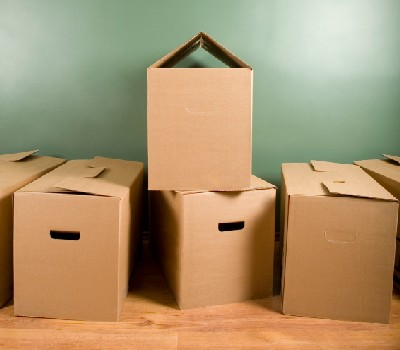
#> input picture Q6/edge4.jpg, 400 x 350 px
$ jupyter execute Paul_Airuehia_Sticks.ipynb
#> lines starting #> are read from the running program, lines starting #| are printed output that depends on the picture
### Sobel Filter Code

[cell 1]
import numpy as np # scientific computing
import matplotlib.pyplot as plt # plotting
import matplotlib.image as mpimg # reading images
from skimage.color import rgb2gray # converting rgb images to grayscale
import cv2  # computer vision library

[cell 2]
img1 = rgb2gray(mpimg.imread('edge4.jpg'))
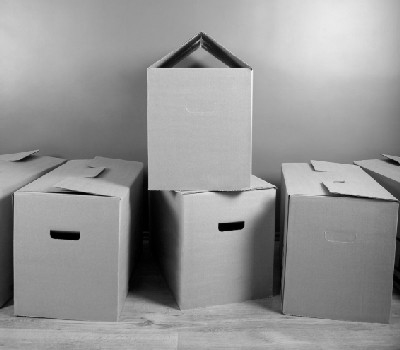
#> img1: shape (350, 400) float64; min 0, max 0.954, mean 0.587

[cell 3]
def cross_correlate2D(img, mask):
    n_r, n_c = img.shape
    # Compute row and column offsets
    mask_r, mask_c = mask.shape
    r_offset = mask_r // 2 - (mask_r % 2 == 0)
    c_offset = mask_c // 2 - (mask_c % 2 == 0)
    # Apply zero-padding
    padded_img = np.pad(img, ((r_offset, r_offset + (mask_r % 2 == 0)),
                              (c_offset, c_offset + (mask_c % 2 == 0))))
    # Perform 2D cross-correlation
    output = np.zeros((n_r, n_c))
    for row in range(r_offset, r_offset + n_r):
        for col in range(c_offset, c_offset + n_c):
            output[row - r_offset, col - c_offset] = np.sum(
                mask *
                padded_img[row - r_offset: row + r_offset + (mask_r % 2 == 0) + 1,
                           col - c_offset: col + c_offset + (mask_c % 2 == 0) + 1]
            )
    return output

[cell 4]
def sobel(img):
    mask_x = np.array([[-1, 0, 1], [-2, 0, 2], [-1, 0, 1]])
    mask_y = np.array([[1, 2, 1], [0, 0, 0], [-1, -2, -1]])
    edge_x = cross_correlate2D(img, mask_x) / 6
    edge_y = cross_correlate2D(img, mask_y) / 6
    gradient_magnitudes = np.sqrt(edge_x ** 2 + edge_y ** 2)
    gradient_magnitudes *= 255 / np.max(gradient_magnitudes)
    gradient_directions = np.arctan2(edge_y, edge_x)
    return edge_x, edge_y, gradient_magnitudes, gradient_directions

### Sticks Filter Code

[cell 5]
def getSticks(i):
    stick1 = np.array([[0, 0, 1, 0, 0],
                       [0, 0, 1, 0, 0],
                       [0, 0, 1, 0, 0],
                       [0, 0, 1, 0, 0],
                       [0, 0, 1, 0, 0]])

    stick2 = np.array([[0, 0, 0, 1, 0],
                       [0, 0, 0, 1, 0],
                       [0, 0, 1, 0, 0],
                       [0, 1, 0, 0, 0],
                       [0, 1, 0, 0, 0]])

    stick3 = np.array([[0, 0, 0, 0, 1],
                       [0, 0, 0, 1, 0],
                       [0, 0, 1, 0, 0],
                       [0, 1, 0, 0, 0],
                       [1, 0, 0, 0, 0]])

    stick4 = np.array([[0, 0, 0, 0, 0],
                       [0, 0, 0, 1, 1],
                       [0, 0, 1, 0, 0],
                       [1, 1, 0, 0, 0],
                       [0, 0, 0, 0, 0]])

    stick5 = np.array([[0, 0, 0, 0, 0],
                       [0, 0, 0, 0, 0],
                       [1, 1, 1, 1, 1],
                       [0, 0, 0, 0, 0],
                       [0, 0, 0, 0, 0]])

    stick6 = np.array([[0, 0, 0, 0, 0],
                       [1, 1, 0, 0, 0],
                       [0, 0, 1, 0, 0],
                       [0, 0, 0, 1, 1],
                       [0, 0, 0, 0, 0]])

    stick7 = np.array([[1, 0, 0, 0, 0],
                       [0, 1, 0, 0, 0],
                       [0, 0, 1, 0, 0],
                       [0, 0, 0, 1, 0],
                       [0, 0, 0, 0, 1]])

    stick8 = np.array([[0, 1, 0, 0, 0],
                       [0, 1, 0, 0, 0],
                       [0, 0, 1, 0, 0],
                       [0, 0, 0, 1, 0],
                       [0, 0, 0, 1, 0]])
    sticks = np.array([stick1, stick2, stick3, stick4, stick5, stick6, stick7, stick8])/5
    return sticks[i]

[cell 6]
def sticks_filter(image):
    # Initialize the sticks map
    n = 5
    s_i = 8

    T = np.zeros_like(image, dtype=np.float32)
    averageKernel = np.ones((n, n))/(n*n)

    # Apply the sticks filter
    for i in range(s_i):

        # Compute the average intensity of the stick and the neighboring pixels
        mu_si = cv2.filter2D(image, -1, getSticks(i))
        I_n = cv2.filter2D(image, -1, averageKernel)

        # Compute the maximum contrast response
        T = np.maximum(T, mu_si - I_n)

    return T

### Other non-related code

[cell 7]
def gaussian_blur(sigma, k=2):
    """
    Generates a Gaussian Blur Filter with shape (2k + 1, 2k + 1), with
    the specified standard deviation.
    Args:
        sigma: The standard deviation of the Gaussian Blur
        k: The parameter that determines the shape of the filter (2 by default)
    Returns:
        G: The resulting Gaussian Blur Filter
    """
    x, y = np.mgrid[-k: k + 1, -k: k + 1]
    G = np.exp(-(x ** 2 + y ** 2) / (2 * sigma ** 2)) / 2 * np.pi * sigma ** 2
    return G

def non_max_suppression(gradient_magnitudes, gradient_directions):
    """
    Implements the Non-Maximum Suppression algorithm to thin out the
    edges described as gradient magnitudes.
    Args:
        gradient_magnitudes: Edge intensities
        gradient_directions: Edge directions (angles in Radians)
    output:
        result: The processed edge intensities
    """

    #INSER YOUR CODE HERE
    output = np.zeros_like(gradient_magnitudes)
    angle = np.degrees(gradient_directions)
    angle[angle < 0] += 180  # force angles into 4 sectors

    # Apply zero-padding to the gradient_magnitudes
    gradient_magnitudes1 = np.pad(gradient_magnitudes, 1, mode='constant')

    for i in range(1, gradient_magnitudes1.shape[0]-1):
        for j in range(1, gradient_magnitudes1.shape[1]-1):
            current_angle = angle[i-1, j-1]

            if (current_angle < 22.5) or (157.5 <= current_angle <= 180):
                before = gradient_magnitudes1[i, j-1]
                after = gradient_magnitudes1[i, j+1]
            elif (22.5 <= current_angle < 67.5):
                before = gradient_magnitudes1[i+1, j-1]
                after = gradient_magnitudes1[i-1, j+1]
            elif (67.5 <= current_angle < 112.5):
                before = gradient_magnitudes1[i-1, j]
                after = gradient_magnitudes1[i+1, j]
            elif (112.5 <= current_angle < 157.5):
                before = gradient_magnitudes1[i-1, j-1]
                after = gradient_magnitudes1[i+1, j+1]
            if (gradient_magnitudes1[i,j] >= before) and (gradient_magnitudes1[i,j] >= after):
                output[i-1,j-1] = gradient_magnitudes1[i,j]

    return output

def plot_results1(result1, result2, result3, result4, figsize_, titles, save=False, cmap4='viridis', dimension_x=2, dimension_y=2):
    fig, axs = plt.subplots(dimension_x, dimension_y, figsize=figsize_)

    indicies2x2 = [(0, 0), (0, 1), (1, 0), (1, 1)]

    if dimension_x==1 and dimension_y==2:
        for i in range(2):
            axs[i].set_title(titles[i])
            axs[i].axis('off')
            axs[i].imshow([result1, result2][i], cmap='gray')
    else:
        for i in range(4):
            axs[indicies2x2[i]].set_title(titles[i])
            axs[indicies2x2[i]].axis('off')
            axs[indicies2x2[i]].imshow([result1, result2, result3, result4][i], cmap=['gray', 'gray', 'gray', cmap4][i])

    if save:
        plt.savefig(method + '_results' + img_number + '.png')
    plt.show()

### Resulting Images

[cell 8]
blurred_image = cross_correlate2D(img1, gaussian_blur(1))
_, _, gradient_magnitudes, gradient_directions = sobel(blurred_image)
#> in cross_correlate2D (call 2), `padded_img = np.pad(img, ((r_offset, r_offset + (mask_r % 2 == 0)), (c..`:
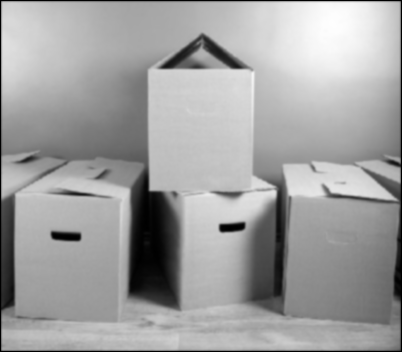
#> padded_img: shape (352, 402) float64; min 0, max 8.91, mean 5.61; drawn with min black and max white
#> after the loop in cross_correlate2D (call 2), `for row in range(r_offset, r_offset + n_r):`:
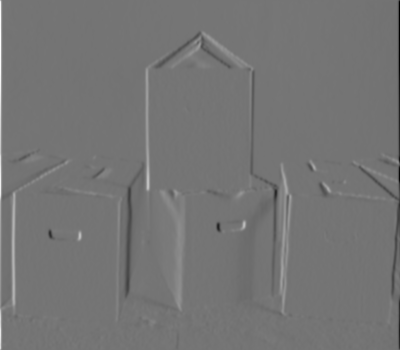
#> output: shape (350, 400) float64; min -25.14, max 29.66, mean 0; drawn with min black and max white
#> after the loop in cross_correlate2D (call 3), `for row in range(r_offset, r_offset + n_r):`:
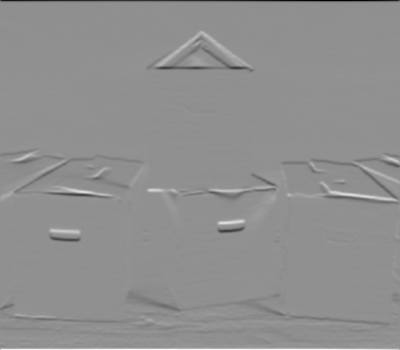
#> output: shape (350, 400) float64; min -32.69, max 25.24, mean 0; drawn with min black and max white
#> in sobel, `gradient_magnitudes = np.sqrt(edge_x ** 2 + edge_y ** 2)`:
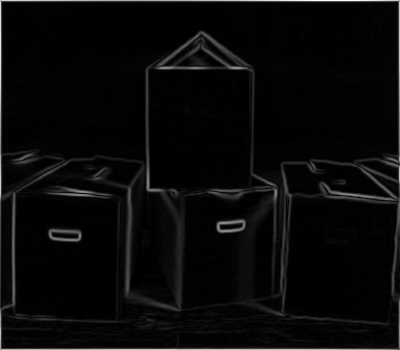
#> gradient_magnitudes: shape (350, 400) float64; min 1.48e-16, max 5.45, mean 0.198; drawn with min black and max white
#> in sobel, `gradient_directions = np.arctan2(edge_y, edge_x)`:
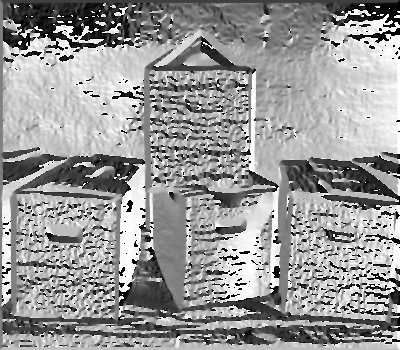
#> gradient_directions: shape (350, 400) float64; min -3.14, max 3.14, mean 0.607; drawn with min black and max white
non_max_supp_image = non_max_suppression(gradient_magnitudes, gradient_directions)
#> in non_max_suppression, `angle[angle < 0] += 180`:
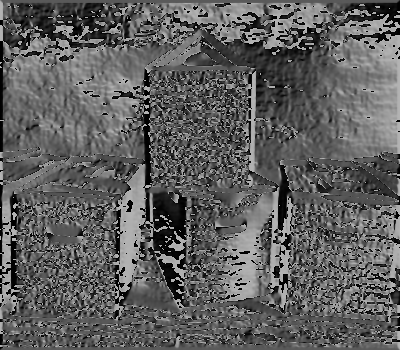
#> angle: shape (350, 400) float64; min 0, max 180, mean 95
#> after the loop in non_max_suppression, `for i in range(1, gradient_magnitudes1.shape[0]-1):`:
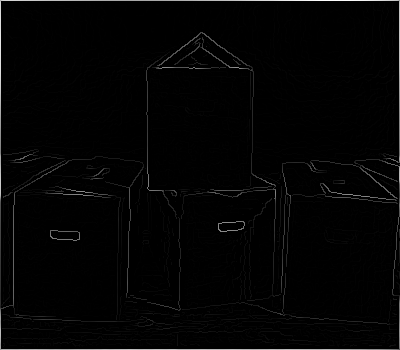
#> output: shape (350, 400) float64; min 0, max 255, mean 4
non_max_sticks_image = non_max_suppression(sticks_filter(non_max_supp_image), gradient_directions)
#> the loop in sticks_filter, `for i in range(s_i):` made 8 passes
#> pass 1, in sticks_filter, `I_n = cv2.filter2D(image, -1, averageKernel)`:
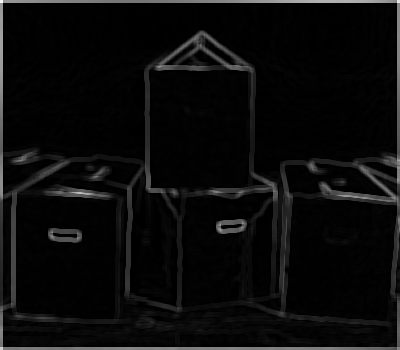
#> I_n: shape (350, 400) float64; min 0, max 73.2, mean 3.3; drawn with min black and max white
#> in non_max_suppression (call 2), `output = np.zeros_like(gradient_magnitudes)`: output: shape (350, 400) float64; every value is 0
#> in non_max_suppression (call 2), `gradient_magnitudes1 = np.pad(gradient_magnitudes, 1, mode='constant')`:
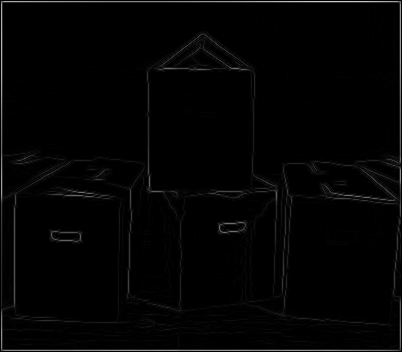
#> gradient_magnitudes1: shape (352, 402) float64; min 0, max 203.8, mean 4.2

titles = ['Guassian Image with sigma=1', 'Gradient Magnitudes after Sobel', 'Non Maximum Suppression\nNo Sticks Filter', 'Non Maximum Suppression\nWith Sticks Filter\n(Final Image)']
plot_results1(blurred_image, gradient_magnitudes, non_max_supp_image, non_max_sticks_image, (20, 10), titles, False, 'gray', 2, 2)
